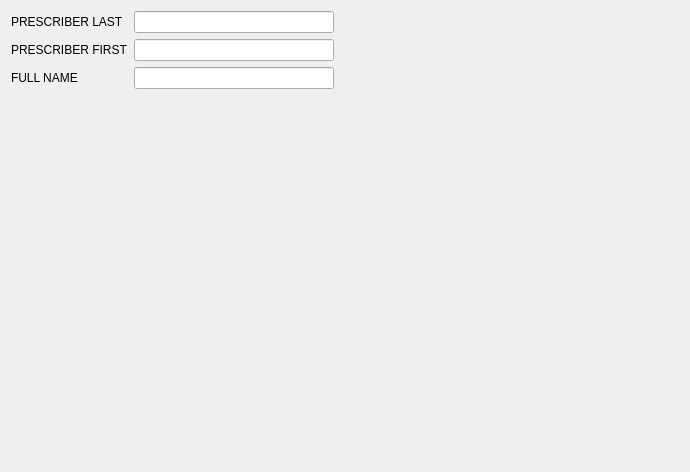
<?xml version="1.0" encoding="UTF-8"?>
<ui version="4.0">
 <class>Prescriber_00</class>
 <widget class="QWizardPage" name="Prescriber_00">
  <property name="geometry">
   <rect>
    <x>0</x>
    <y>0</y>
    <width>690</width>
    <height>472</height>
   </rect>
  </property>
  <layout class="QFormLayout" name="formLayout">
   <property name="fieldGrowthPolicy">
    <enum>QFormLayout::AllNonFixedFieldsGrow</enum>
   </property>
   <item row="0" column="0">
    <widget class="QLabel" name="lastLabel">
     <property name="toolTip">
      <string comment="PRESCRIBER LAST EDIT TOOLTIP">PRESCRIBER LAST</string>
     </property>
     <property name="text">
      <string comment="PRESCRIBER LAST EDIT LABEL">PRESCRIBER LAST</string>
     </property>
    </widget>
   </item>
   <item row="0" column="1">
    <layout class="QHBoxLayout" name="horizontalLayout">
     <item>
      <widget class="QLineEdit" name="lastField">
       <property name="minimumSize">
        <size>
         <width>200</width>
         <height>0</height>
        </size>
       </property>
       <property name="maximumSize">
        <size>
         <width>200</width>
         <height>16777215</height>
        </size>
       </property>
       <property name="toolTip">
        <string comment="PRESCRIBER LAST EDIT TOOLTIP">PRESCRIBER LAST</string>
       </property>
       <property name="maxLength">
        <number>32</number>
       </property>
      </widget>
     </item>
     <item>
      <spacer name="horizontalSpacer">
       <property name="orientation">
        <enum>Qt::Horizontal</enum>
       </property>
       <property name="sizeHint" stdset="0">
        <size>
         <width>40</width>
         <height>20</height>
        </size>
       </property>
      </spacer>
     </item>
    </layout>
   </item>
   <item row="1" column="0">
    <widget class="QLabel" name="firstLabel">
     <property name="toolTip">
      <string comment="PRESCRIBER FIRST EDIT TOOLTIP">PRESCRIBER FIRST</string>
     </property>
     <property name="text">
      <string comment="PRESCRIBER FIRST EDIT LABEL">PRESCRIBER FIRST</string>
     </property>
    </widget>
   </item>
   <item row="1" column="1">
    <layout class="QHBoxLayout" name="horizontalLayout_2">
     <item>
      <widget class="QLineEdit" name="firstField">
       <property name="minimumSize">
        <size>
         <width>200</width>
         <height>0</height>
        </size>
       </property>
       <property name="maximumSize">
        <size>
         <width>200</width>
         <height>16777215</height>
        </size>
       </property>
       <property name="toolTip">
        <string comment="PRESCRIBER FIRST EDIT TOOLTIP">PRESCRIBER FIRST</string>
       </property>
       <property name="maxLength">
        <number>32</number>
       </property>
      </widget>
     </item>
     <item>
      <spacer name="horizontalSpacer_2">
       <property name="orientation">
        <enum>Qt::Horizontal</enum>
       </property>
       <property name="sizeHint" stdset="0">
        <size>
         <width>40</width>
         <height>20</height>
        </size>
       </property>
      </spacer>
     </item>
    </layout>
   </item>
   <item row="2" column="0">
    <widget class="QLabel" name="fullLabel">
     <property name="toolTip">
      <string comment="FULL NAME EDIT TOOLTIP">FULL NAME</string>
     </property>
     <property name="text">
      <string comment="FULL NAME EDIT LABEL">FULL NAME</string>
     </property>
    </widget>
   </item>
   <item row="2" column="1">
    <layout class="QHBoxLayout" name="horizontalLayout_3">
     <item>
      <widget class="QLineEdit" name="fullField">
       <property name="minimumSize">
        <size>
         <width>200</width>
         <height>0</height>
        </size>
       </property>
       <property name="maximumSize">
        <size>
         <width>200</width>
         <height>16777215</height>
        </size>
       </property>
       <property name="toolTip">
        <string comment="FULL NAME EDIT TOOLTIP">FULL NAME</string>
       </property>
       <property name="maxLength">
        <number>64</number>
       </property>
      </widget>
     </item>
     <item>
      <spacer name="horizontalSpacer_3">
       <property name="orientation">
        <enum>Qt::Horizontal</enum>
       </property>
       <property name="sizeHint" stdset="0">
        <size>
         <width>40</width>
         <height>20</height>
        </size>
       </property>
      </spacer>
     </item>
    </layout>
   </item>
  </layout>
 </widget>
 <tabstops>
  <tabstop>lastField</tabstop>
  <tabstop>firstField</tabstop>
  <tabstop>fullField</tabstop>
 </tabstops>
 <resources/>
 <connections/>
</ui>
